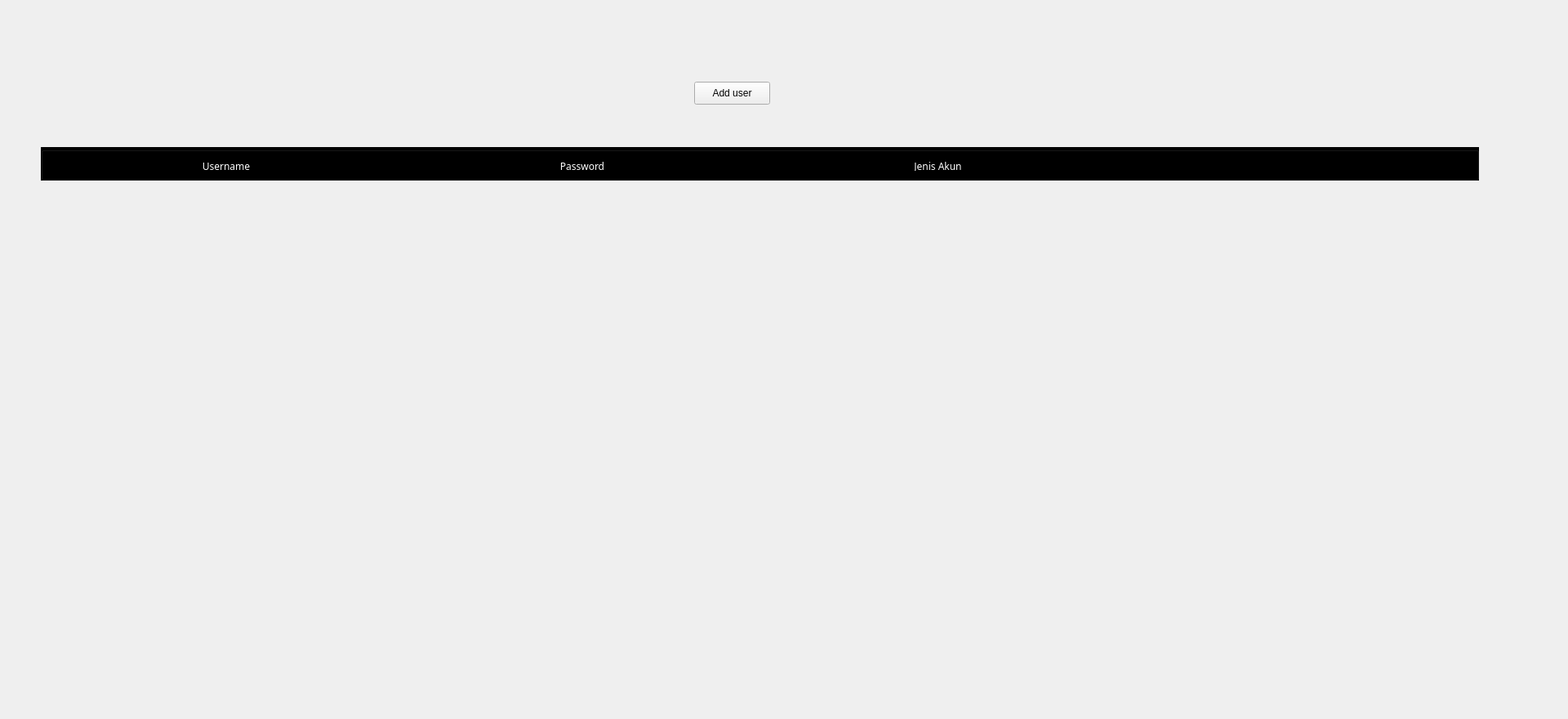
<?xml version="1.0" encoding="UTF-8"?>
<ui version="4.0">
 <class>Form</class>
 <widget class="QWidget" name="Form">
  <property name="geometry">
   <rect>
    <x>0</x>
    <y>0</y>
    <width>1920</width>
    <height>880</height>
   </rect>
  </property>
  <property name="windowTitle">
   <string>Form</string>
  </property>
  <property name="styleSheet">
   <string notr="true"/>
  </property>
  <widget class="QPushButton" name="addUser">
   <property name="geometry">
    <rect>
     <x>850</x>
     <y>100</y>
     <width>93</width>
     <height>28</height>
    </rect>
   </property>
   <property name="text">
    <string>Add user</string>
   </property>
  </widget>
  <widget class="QGroupBox" name="userTitle">
   <property name="geometry">
    <rect>
     <x>50</x>
     <y>180</y>
     <width>1761</width>
     <height>41</height>
    </rect>
   </property>
   <property name="styleSheet">
    <string notr="true">background-color: rgb(0, 0, 0)</string>
   </property>
   <layout class="QHBoxLayout" name="horizontalLayout">
    <item>
     <widget class="QLabel" name="label_4">
      <property name="font">
       <font>
        <family>Franklin Gothic Demi Cond</family>
       </font>
      </property>
      <property name="text">
       <string>&lt;html&gt;&lt;head/&gt;&lt;body&gt;&lt;p&gt;&lt;span style=&quot; color:#ffffff;&quot;&gt;Username&lt;/span&gt;&lt;/p&gt;&lt;/body&gt;&lt;/html&gt;</string>
      </property>
      <property name="alignment">
       <set>Qt::AlignCenter</set>
      </property>
     </widget>
    </item>
    <item>
     <widget class="QLabel" name="label_3">
      <property name="font">
       <font>
        <family>Franklin Gothic Demi Cond</family>
       </font>
      </property>
      <property name="text">
       <string>&lt;html&gt;&lt;head/&gt;&lt;body&gt;&lt;p&gt;&lt;span style=&quot; color:#ffffff;&quot;&gt;Password&lt;/span&gt;&lt;/p&gt;&lt;/body&gt;&lt;/html&gt;</string>
      </property>
      <property name="alignment">
       <set>Qt::AlignCenter</set>
      </property>
     </widget>
    </item>
    <item>
     <widget class="QLabel" name="label_2">
      <property name="font">
       <font>
        <family>Franklin Gothic Demi Cond</family>
       </font>
      </property>
      <property name="text">
       <string>&lt;html&gt;&lt;head/&gt;&lt;body&gt;&lt;p&gt;&lt;span style=&quot; color:#ffffff;&quot;&gt;Jenis Akun&lt;/span&gt;&lt;/p&gt;&lt;/body&gt;&lt;/html&gt;</string>
      </property>
      <property name="alignment">
       <set>Qt::AlignCenter</set>
      </property>
     </widget>
    </item>
    <item>
     <widget class="QLabel" name="label">
      <property name="text">
       <string/>
      </property>
     </widget>
    </item>
   </layout>
  </widget>
  <widget class="QWidget" name="verticalLayoutWidget">
   <property name="geometry">
    <rect>
     <x>50</x>
     <y>240</y>
     <width>1761</width>
     <height>491</height>
    </rect>
   </property>
   <layout class="QVBoxLayout" name="userVLayout">
    <property name="sizeConstraint">
     <enum>QLayout::SetNoConstraint</enum>
    </property>
   </layout>
  </widget>
 </widget>
 <resources/>
 <connections/>
</ui>
